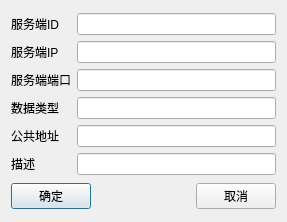
<?xml version="1.0" encoding="UTF-8"?>
<ui version="4.0">
 <class>Server_Form</class>
 <widget class="QDialog" name="Server_Form">
  <property name="geometry">
   <rect>
    <x>0</x>
    <y>0</y>
    <width>287</width>
    <height>222</height>
   </rect>
  </property>
  <property name="windowTitle">
   <string>Dialog</string>
  </property>
  <layout class="QGridLayout" name="gridLayout">
   <item row="0" column="0">
    <layout class="QHBoxLayout" name="horizontalLayout_2">
     <item>
      <layout class="QVBoxLayout" name="verticalLayout">
       <item>
        <widget class="QLabel" name="lab_id">
         <property name="text">
          <string>服务端ID</string>
         </property>
        </widget>
       </item>
       <item>
        <widget class="QLabel" name="lab_ip">
         <property name="text">
          <string>服务端IP</string>
         </property>
        </widget>
       </item>
       <item>
        <widget class="QLabel" name="lab_port">
         <property name="text">
          <string>服务端端口</string>
         </property>
        </widget>
       </item>
       <item>
        <widget class="QLabel" name="lab_dataType">
         <property name="text">
          <string>数据类型</string>
         </property>
        </widget>
       </item>
       <item>
        <widget class="QLabel" name="lab_publicAddr">
         <property name="text">
          <string>公共地址</string>
         </property>
        </widget>
       </item>
       <item>
        <widget class="QLabel" name="lab_describe">
         <property name="text">
          <string>描述</string>
         </property>
        </widget>
       </item>
      </layout>
     </item>
     <item>
      <layout class="QVBoxLayout" name="verticalLayout_3">
       <item>
        <widget class="QLineEdit" name="lineEdit_id"/>
       </item>
       <item>
        <widget class="QLineEdit" name="lineEdit_ip"/>
       </item>
       <item>
        <widget class="QLineEdit" name="lineEdit_port"/>
       </item>
       <item>
        <widget class="QLineEdit" name="lineEdit_dataType"/>
       </item>
       <item>
        <widget class="QLineEdit" name="lineEdit_publicAddr"/>
       </item>
       <item>
        <widget class="QLineEdit" name="lineEdit_describe"/>
       </item>
      </layout>
     </item>
    </layout>
   </item>
   <item row="1" column="0">
    <layout class="QHBoxLayout" name="horizontalLayout">
     <item>
      <widget class="QPushButton" name="btn_ok">
       <property name="text">
        <string>确定</string>
       </property>
      </widget>
     </item>
     <item>
      <spacer name="horizontalSpacer">
       <property name="orientation">
        <enum>Qt::Horizontal</enum>
       </property>
       <property name="sizeHint" stdset="0">
        <size>
         <width>40</width>
         <height>20</height>
        </size>
       </property>
      </spacer>
     </item>
     <item>
      <widget class="QPushButton" name="btn_cancel">
       <property name="text">
        <string>取消</string>
       </property>
      </widget>
     </item>
    </layout>
   </item>
  </layout>
 </widget>
 <resources/>
 <connections/>
</ui>
